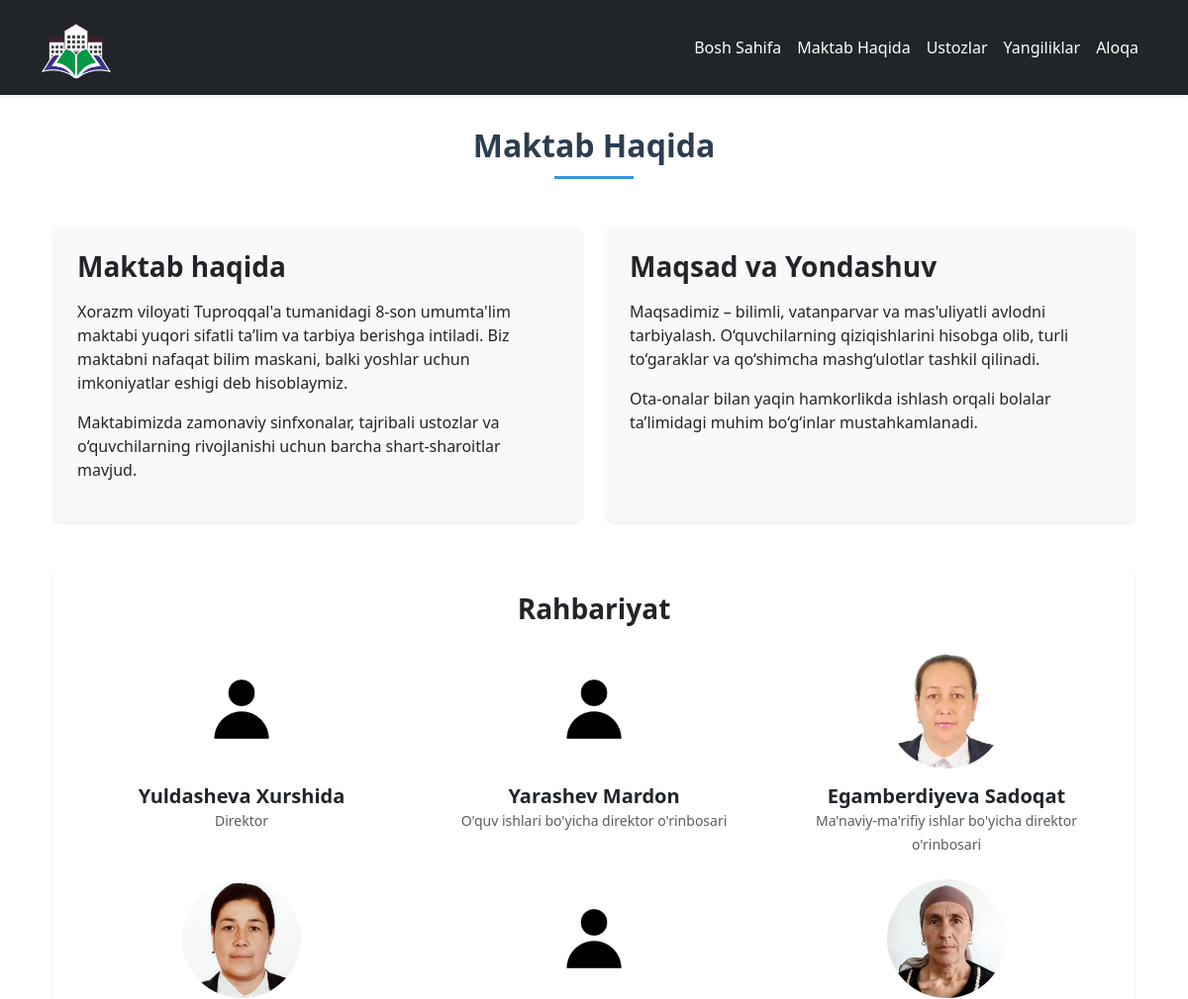
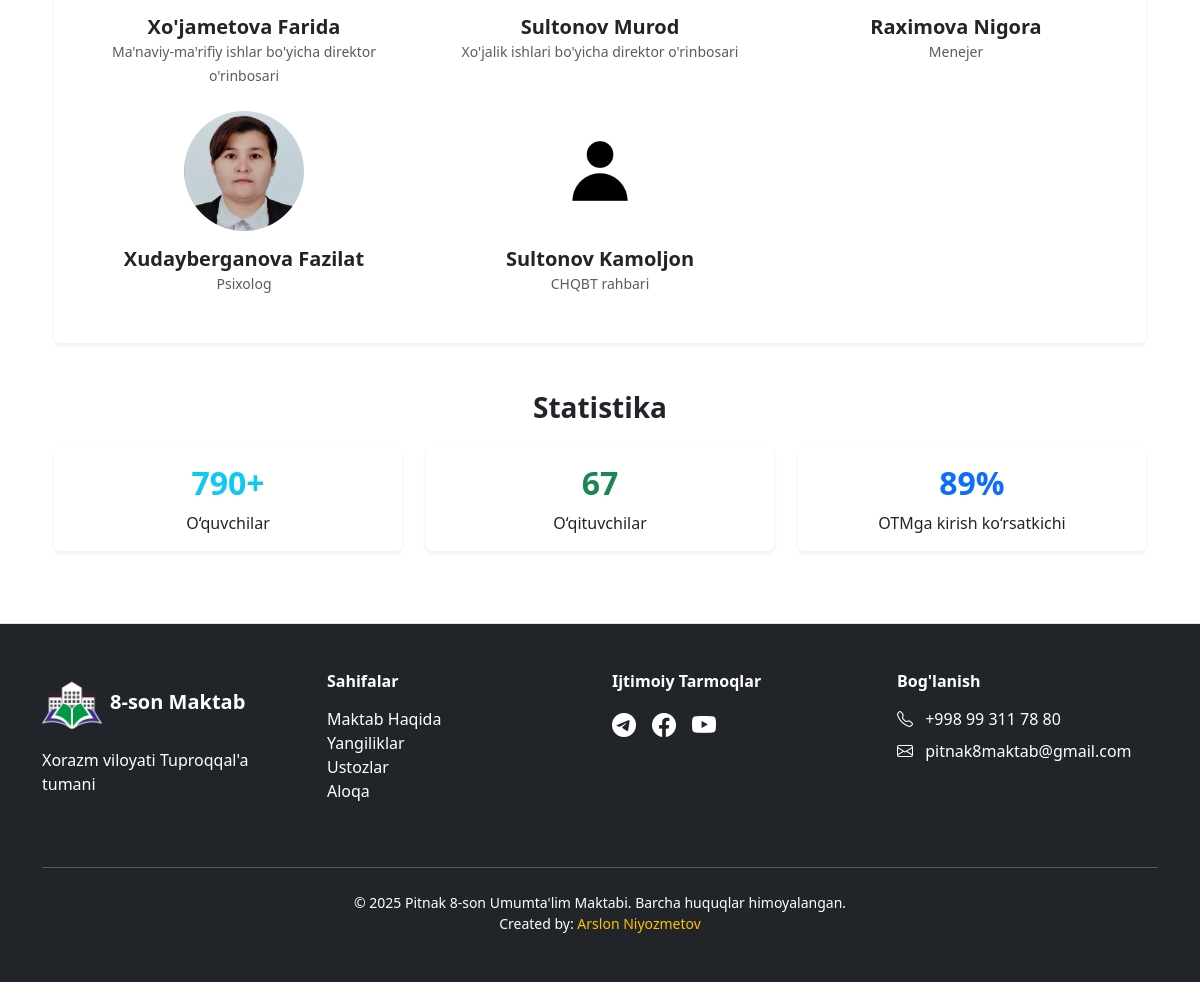
The page /about/ on the database its author committed (2 pictures, top to bottom).
### home/models.py (models this page shows, shortened)
class Leadership(models.Model):
    name = models.CharField(max_length=255)
    position = models.CharField(max_length=255)
    photo = models.ImageField(upload_to='leadership/', null=True, blank=True)
    order = models.PositiveIntegerField(default=0, blank=True, null=True)
    class Meta:
        verbose_name = "Xodim"
        verbose_name_plural = "Rahbarlar"
        ordering = ['order']  #

### home/views.py (the view)
# urls.py: path('about/', about_view, name='about'),
def about_view(request):
    leadership = Leadership.objects.all()
    return render(request, 'about.html', {'leadership': leadership})

### templates/about.html (shortened to what this page needs)
{% extends 'base.html' %}
{% load static %}
{% block content %}
<main style="padding-top: 80px;">
    <h2 class="text-center mb-5 section-title fw-bold">Maktab Haqida</h2>
</main>
<section class="container section" style="scroll-margin-top: 5rem">
    <div class="row mb-5">
        <div class="col-lg-6">
            <div class="card border-0 shadow-sm p-4 bg-light h-100">
                <h3 class="text-dark fw-bold mb-3">Maktab haqida</h3>
                <p>
                    Xorazm viloyati Tuproqqal'a tumanidagi 8-son umumta'lim maktabi yuqori sifatli ta’lim va tarbiya berishga intiladi.
                    Biz maktabni nafaqat bilim maskani, balki yoshlar uchun imkoniyatlar eshigi deb hisoblaymiz.
                </p>
                <p>
                    Maktabimizda zamonaviy sinfxonalar, tajribali ustozlar va o‘quvchilarning rivojlanishi uchun barcha shart-sharoitlar mavjud.
                </p>
            </div>
        </div>
        <div class="col-lg-6">
            <div class="card border-0 shadow-sm p-4 bg-light h-100">
                <h3 class="text-dark fw-bold mb-3">Maqsad va Yondashuv</h3>
                <p>
                    Maqsadimiz – bilimli, vatanparvar va mas'uliyatli avlodni tarbiyalash. O‘quvchilarning qiziqishlarini hisobga olib,
                    turli to‘garaklar va qo‘shimcha mashg‘ulotlar tashkil qilinadi.
                </p>
                <p>
                    Ota-onalar bilan yaqin hamkorlikda ishlash orqali bolalar ta’limidagi muhim bo‘g‘inlar mustahkamlanadi.
                </p>
            </div>
        </div>
    </div>
    <div class="row mb-5">
        <div class="col-12">
            <div class="card border-0 shadow-sm p-4 bg-white">
                <h3 class="text-dark fw-bold mb-4 text-center">Rahbariyat</h3>
                <div class="row text-center">
                    {% for member in leadership %}
                    <div class="col-md-4 mb-4">
                        <img src="{{ member.photo.url }}" class="rounded-circle mb-3" width="120" alt="{{ member.name }}">
                        <h5 class="fw-bold mb-0">{{ member.name }}</h5>
                        <small class="text-muted">{{ member.position }}</small>
                    </div>
                    {% endfor %}
                </div>
            </div>
        </div>
    </div>
    <div class="row text-center">
        <h3 class="text-dark fw-bold mb-4">Statistika</h3>
        <div class="col-6 col-md-4 mb-4">
            <div class="card shadow-sm border-0 p-3">
                <h2 class="fw-bold text-info">790+</h2>
                <p class="mb-0">O‘quvchilar</p>
            </div>
        </div>
        <div class="col-6 col-md-4 mb-4">
            <div class="card shadow-sm border-0 p-3">
                <h2 class="fw-bold text-success">67</h2>
                <p class="mb-0">O‘qituvchilar</p>
            </div>
        </div>
        <div class="col-6 col-md-4 mb-4">
            <div class="card shadow-sm border-0 p-3">
                <h2 class="fw-bold text-primary">89%</h2>
                <p class="mb-0">OTMga kirish ko‘rsatkichi</p>
            </div>
        </div>
    </div>
</section>
{% endblock %}

### static/main/css/main.css (style rules this page uses)
body { display: flex; flex-direction: column; min-height: 100vh; background-color: #ffff; }
main { flex: 1; }
.card, .img-fluid, .text-center { animation: fadeInUp 1s ease-out forwards; opacity: 0; }
.card { animation-delay: 0.5s; }
.text-center { animation-delay: 1.5s; }

### static/main/css/news.css (style rules this page uses)
.section-title { color: #2c3e50; position: relative; padding-bottom: 15px; font-weight: bold; }
.section-title::after { content: ''; position: absolute; bottom: 0; left: 50%; transform: translateX(-50%); width: 80px; height: 3px; background-color: #3498db; }

### rows shown on the page
Leadership: photo (placeholder picture), name "Yuldasheva Xurshida", position "Direktor"
Leadership: photo (placeholder picture), name "Yarashev Mardon", position "O'quv ishlari bo'yicha direktor o'rinbosari"
Leadership: photo (picture), name "Egamberdiyeva Sadoqat", position "Ma'naviy-ma'rifiy ishlar bo'yicha direktor o'rinbosari"
Leadership: photo (picture), name "Xo'jametova Farida", position "Ma'naviy-ma'rifiy ishlar bo'yicha direktor o'rinbosari"
Leadership: photo (placeholder picture), name "Sultonov Murod", position "Xo'jalik ishlari bo'yicha direktor o'rinbosari"
Leadership: photo (picture), name "Raximova Nigora", position "Menejer"
Leadership: photo (picture), name "Xudayberganova Fazilat", position "Psixolog"
Leadership: photo (placeholder picture), name "Sultonov Kamoljon", position "CHQBT rahbari"
